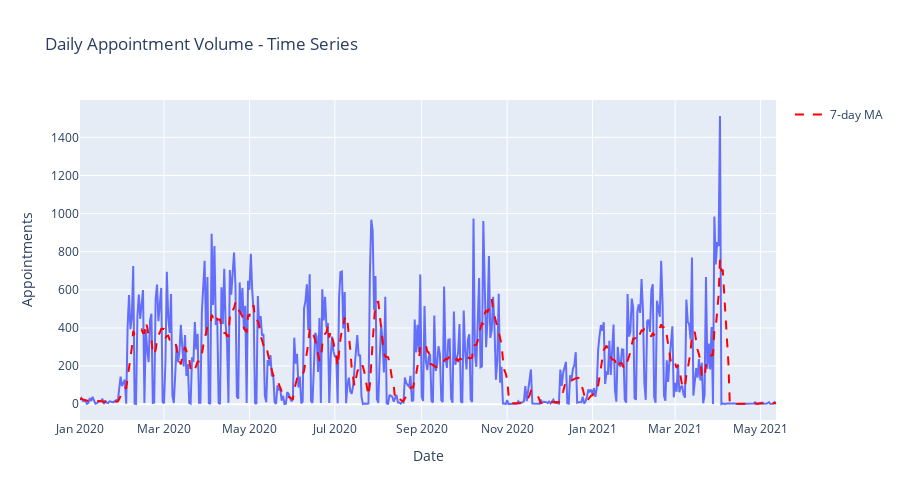

Write notebook code for a chart like this one.
### Code cell
print("="*80)
print("📈 TIME SERIES VISUALIZATION")
print("="*80)

# Plot the time series
fig = px.line(ts_data, 
              x='appointment_date', 
              y='daily_appointments',
              title='Daily Appointment Volume - Time Series',
              labels={'appointment_date': 'Date', 'daily_appointments': 'Appointments'})

fig.add_scatter(x=ts_data['appointment_date'], 
                y=ts_data['rolling_mean_7'],
                mode='lines',
                name='7-day MA',
                line=dict(color='red', dash='dash'))

fig.update_layout(height=500)
fig.show()

print("\n💡 Look for trends, seasonality, and anomalies")
print("="*80)

### Figure 1 — Plotly figure (JSON) as saved in the notebook; plotly's stock layout.template omitted (floating-point values rounded to 4 significant figures; data arrays with more than 128 entries replaced by an {"elided": "..."} marker saying what was removed)
{"data": [{"hovertemplate": "Date=%{x}<br>Appointments=%{y}<extra></extra>", "legendgroup": "", "line": {"color": "#636efa", "dash": "solid"}, "marker": {"symbol": "circle"}, "mode": "lines", "name": "", "orientation": "v", "showlegend": false, "type": "scatter", "x": {"elided": "498 str values"}, "xaxis": "x", "y": {"elided": "498 int values"}, "yaxis": "y"}, {"line": {"color": "red", "dash": "dash"}, "mode": "lines", "name": "7-day MA", "type": "scatter", "x": {"elided": "498 str values"}, "y": {"elided": "498 float values"}}], "layout": {"height": 500, "legend": {"tracegroupgap": 0}, "title": {"text": "Daily Appointment Volume - Time Series"}, "xaxis": {"anchor": "y", "domain": [0, 1], "title": {"text": "Date"}}, "yaxis": {"anchor": "x", "domain": [0, 1], "title": {"text": "Appointments"}}}}
